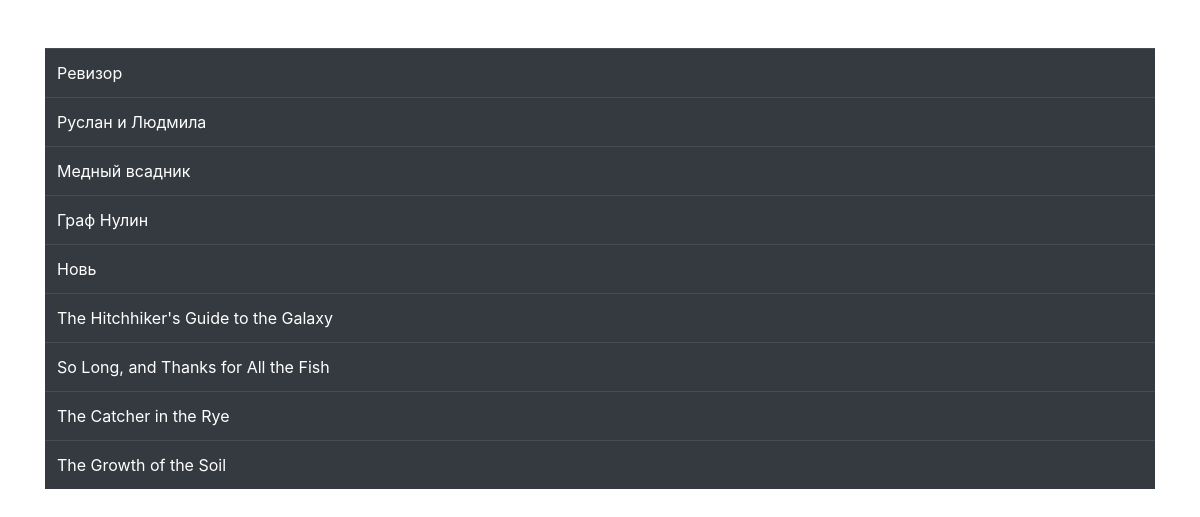
The page / on the database its author committed.
### p_library/models.py (models this page shows, shortened)
class Book(models.Model):
    ISBN = models.CharField(max_length=13)
    title = models.TextField()
    description = models.TextField()
    year_release = models.SmallIntegerField()
    author = models.ForeignKey('Author', on_delete=models.CASCADE)
    copy_count = models.SmallIntegerField(default=1)
    price = models.DecimalField(max_digits=6, decimal_places=2)
    publisher = models.ForeignKey('Publisher', on_delete=models.CASCADE, null=True, blank=True, related_name='books')

### p_library/views.py (the view)
# urls.py: path('', views.books_list),
def books_list(request):
    template = loader.get_template('books_list.html')
    books = Book.objects.all()
    biblio_data = {
        "books": books,
    }
    return HttpResponse(template.render(biblio_data, request))

### p_library/templates/books_list.html (shortened to what this page needs)
<!DOCTYPE html>
<html lang="en">
<head>
    <link rel="stylesheet" href="https://stackpath.bootstrapcdn.com/bootstrap/4.3.1/css/bootstrap.min.css">
</head>
<body>
    <div class="container">
        <div class="row">
            <div class="col-12 my-5">
                <table class="table table-dark table-stripped table-hover">
                    {% for book in books %}
                    <tr>
                        <td>{{ book.title }}</td>
                    </tr>
                    {% endfor %}
                </table>
            </div>
        </div>
    </div>
</body>
</html>

### rows shown on the page
Book: title "Ревизор"
Book: title "Руслан и Людмила"
Book: title "Медный всадник"
Book: title "Граф Нулин"
Book: title "Новь"
Book: title "The Hitchhiker's Guide to the Galaxy"
Book: title "So Long, and Thanks for All the Fish"
Book: title "The Catcher in the Rye"
Book: title "The Growth of the Soil"
